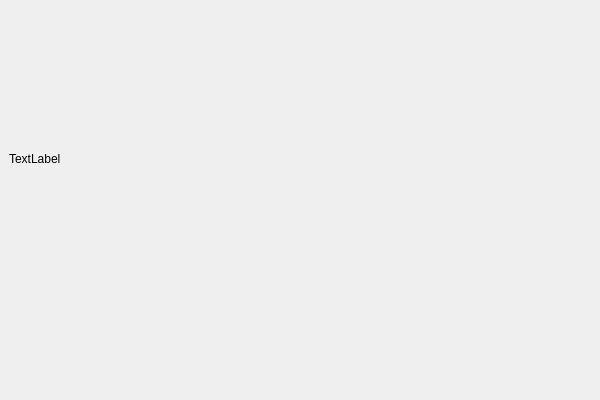
<?xml version="1.0" encoding="UTF-8"?>
<ui version="4.0">
 <class>SDL_Qt_RGBClass</class>
 <widget class="QWidget" name="SDL_Qt_RGBClass">
  <property name="geometry">
   <rect>
    <x>0</x>
    <y>0</y>
    <width>600</width>
    <height>400</height>
   </rect>
  </property>
  <property name="windowTitle">
   <string>SDL_Qt_RGB</string>
  </property>
  <widget class="QLabel" name="label">
   <property name="geometry">
    <rect>
     <x>9</x>
     <y>9</y>
     <width>400</width>
     <height>300</height>
    </rect>
   </property>
   <property name="text">
    <string>TextLabel</string>
   </property>
  </widget>
 </widget>
 <layoutdefault spacing="6" margin="11"/>
 <resources>
  <include location="sdl_qt_rgb.qrc"/>
 </resources>
 <connections/>
</ui>
